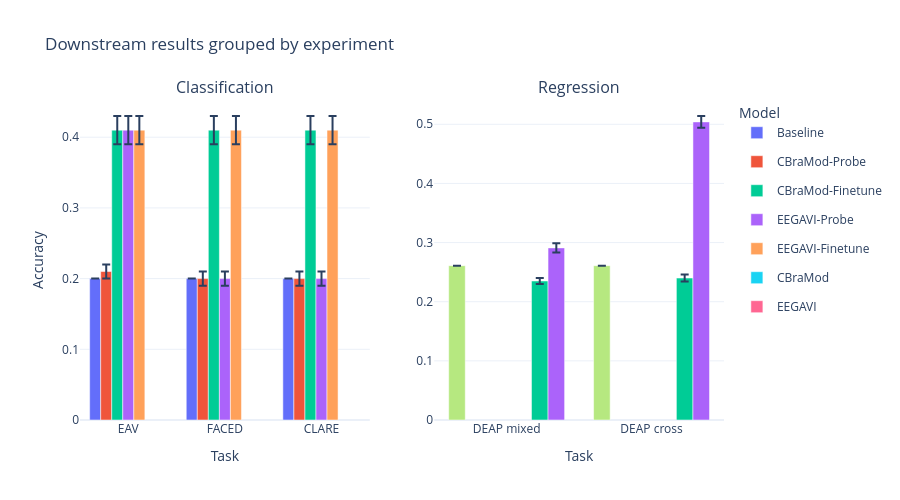

Here is the notebook cell this chart was saved with:
### Code cell
def plot_grouped_by_experiment(
        df: pd.DataFrame,
        title: str = "Downstream performance",
        y_title: str = "Metric",
        output_html: str | None = None,
):
    required = {"experiment", "task", "model", "value"}
    missing = required - set(df.columns)
    if missing:
        raise ValueError(f"Missing required columns: {missing}")

    experiments = df["experiment"].drop_duplicates().tolist()
    models = df["model"].drop_duplicates().tolist()

    fig = make_subplots(
        rows=1,
        cols=len(experiments),
        subplot_titles=experiments,
        shared_yaxes=False,
    )

    for col_idx, experiment in enumerate(experiments, start=1):
        dfe = df[df["experiment"] == experiment]
        tasks = dfe["task"].drop_duplicates().tolist()

        for model in models:
            dfm = dfe[dfe["model"] == model]

            # Keep task order stable
            x = tasks
            y = []
            err = []

            for task in tasks:
                row = dfm[dfm["task"] == task]
                if row.empty:
                    y.append(None)
                    err.append(None)
                else:
                    y.append(row["value"].iloc[0])
                    err.append(row["error"].iloc[0] if "error" in row.columns else None)

            fig.add_trace(
                go.Bar(
                    name=model,
                    x=x,
                    y=y,
                    error_y=dict(type="data", array=err, visible="error" in df.columns),
                    legendgroup=model,
                    showlegend=(col_idx == 1),
                ),
                row=1,
                col=col_idx,
            )

    fig.update_layout(
        title=title,
        barmode="group",
        template="plotly_white",
        height=500,
        width=max(900, 450 * len(experiments)),
        legend_title_text="Model",
    )

    for i in range(1, len(experiments) + 1):
        fig.update_xaxes(title_text="Task", row=1, col=i)

    fig.update_yaxes(title_text=y_title, row=1, col=1)

    if output_html:
        fig.write_html(output_html)

    fig.show()
    return fig


r = plot_grouped_by_experiment(
    df,
    title="Downstream results grouped by experiment",
    y_title="Accuracy",
    output_html="downstream_grouped_by_experiment.html",
)

### Figure 1 — Plotly figure (JSON) as saved in the notebook; plotly's stock layout.template omitted (floating-point values rounded to 4 significant figures)
{"data": [{"error_y": {"array": [0.0, 0.0, 0.0], "type": "data", "visible": true}, "legendgroup": "Baseline", "name": "Baseline", "showlegend": true, "x": ["EAV", "FACED", "CLARE"], "y": [0.2, 0.2, 0.2], "type": "bar", "xaxis": "x", "yaxis": "y"}, {"error_y": {"array": [0.01, 0.01, 0.01], "type": "data", "visible": true}, "legendgroup": "CBraMod-Probe", "name": "CBraMod-Probe", "showlegend": true, "x": ["EAV", "FACED", "CLARE"], "y": [0.21, 0.2, 0.2], "type": "bar", "xaxis": "x", "yaxis": "y"}, {"error_y": {"array": [0.02, 0.02, 0.02], "type": "data", "visible": true}, "legendgroup": "CBraMod-Finetune", "name": "CBraMod-Finetune", "showlegend": true, "x": ["EAV", "FACED", "CLARE"], "y": [0.41, 0.41, 0.41], "type": "bar", "xaxis": "x", "yaxis": "y"}, {"error_y": {"array": [0.02, 0.01, 0.01], "type": "data", "visible": true}, "legendgroup": "EEGAVI-Probe", "name": "EEGAVI-Probe", "showlegend": true, "x": ["EAV", "FACED", "CLARE"], "y": [0.41, 0.2, 0.2], "type": "bar", "xaxis": "x", "yaxis": "y"}, {"error_y": {"array": [0.02, 0.02, 0.02], "type": "data", "visible": true}, "legendgroup": "EEGAVI-Finetune", "name": "EEGAVI-Finetune", "showlegend": true, "x": ["EAV", "FACED", "CLARE"], "y": [0.41, 0.41, 0.41], "type": "bar", "xaxis": "x", "yaxis": "y"}, {"error_y": {"array": [null, null, null], "type": "data", "visible": true}, "legendgroup": "CBraMod", "name": "CBraMod", "showlegend": true, "x": ["EAV", "FACED", "CLARE"], "y": [null, null, null], "type": "bar", "xaxis": "x", "yaxis": "y"}, {"error_y": {"array": [null, null, null], "type": "data", "visible": true}, "legendgroup": "EEGAVI", "name": "EEGAVI", "showlegend": true, "x": ["EAV", "FACED", "CLARE"], "y": [null, null, null], "type": "bar", "xaxis": "x", "yaxis": "y"}, {"error_y": {"array": [0.0, 0.0], "type": "data", "visible": true}, "legendgroup": "Baseline", "name": "Baseline", "showlegend": false, "x": ["DEAP mixed", "DEAP cross"], "y": [0.261, 0.261], "type": "bar", "xaxis": "x2", "yaxis": "y2"}, {"error_y": {"array": [null, null], "type": "data", "visible": true}, "legendgroup": "CBraMod-Probe", "name": "CBraMod-Probe", "showlegend": false, "x": ["DEAP mixed", "DEAP cross"], "y": [null, null], "type": "bar", "xaxis": "x2", "yaxis": "y2"}, {"error_y": {"array": [null, null], "type": "data", "visible": true}, "legendgroup": "CBraMod-Finetune", "name": "CBraMod-Finetune", "showlegend": false, "x": ["DEAP mixed", "DEAP cross"], "y": [null, null], "type": "bar", "xaxis": "x2", "yaxis": "y2"}, {"error_y": {"array": [null, null], "type": "data", "visible": true}, "legendgroup": "EEGAVI-Probe", "name": "EEGAVI-Probe", "showlegend": false, "x": ["DEAP mixed", "DEAP cross"], "y": [null, null], "type": "bar", "xaxis": "x2", "yaxis": "y2"}, {"error_y": {"array": [null, null], "type": "data", "visible": true}, "legendgroup": "EEGAVI-Finetune", "name": "EEGAVI-Finetune", "showlegend": false, "x": ["DEAP mixed", "DEAP cross"], "y": [null, null], "type": "bar", "xaxis": "x2", "yaxis": "y2"}, {"error_y": {"array": [0.005, 0.006], "type": "data", "visible": true}, "legendgroup": "CBraMod", "name": "CBraMod", "showlegend": false, "x": ["DEAP mixed", "DEAP cross"], "y": [0.235, 0.24], "type": "bar", "xaxis": "x2", "yaxis": "y2"}, {"error_y": {"array": [0.008, 0.01], "type": "data", "visible": true}, "legendgroup": "EEGAVI", "name": "EEGAVI", "showlegend": false, "x": ["DEAP mixed", "DEAP cross"], "y": [0.291, 0.504], "type": "bar", "xaxis": "x2", "yaxis": "y2"}], "layout": {"xaxis": {"anchor": "y", "domain": [0.0, 0.45], "title": {"text": "Task"}}, "yaxis": {"anchor": "x", "domain": [0.0, 1.0], "title": {"text": "Accuracy"}}, "xaxis2": {"anchor": "y2", "domain": [0.55, 1.0], "title": {"text": "Task"}}, "yaxis2": {"anchor": "x2", "domain": [0.0, 1.0]}, "annotations": [{"font": {"size": 16}, "showarrow": false, "text": "Classification", "x": 0.225, "xanchor": "center", "xref": "paper", "y": 1.0, "yanchor": "bottom", "yref": "paper"}, {"font": {"size": 16}, "showarrow": false, "text": "Regression", "x": 0.775, "xanchor": "center", "xref": "paper", "y": 1.0, "yanchor": "bottom", "yref": "paper"}], "legend": {"title": {"text": "Model"}}, "title": {"text": "Downstream results grouped by experiment"}, "barmode": "group", "height": 500, "width": 900}}
